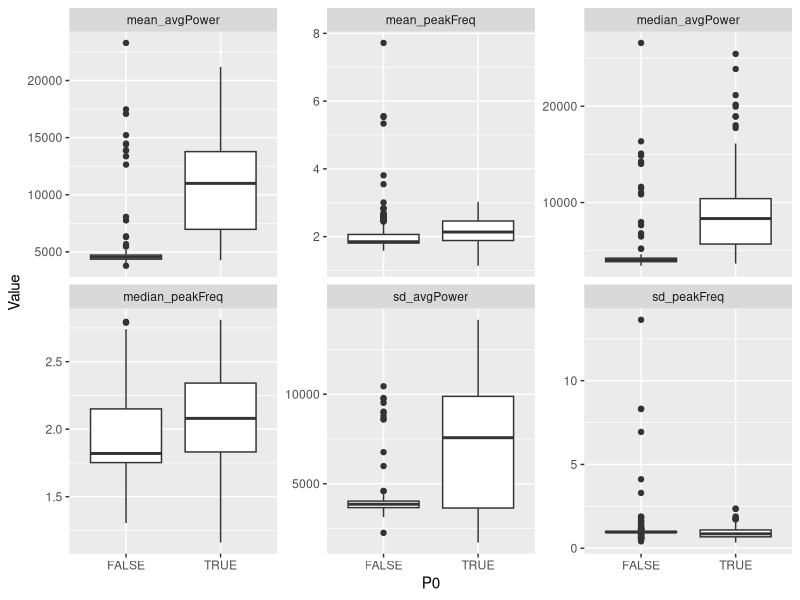
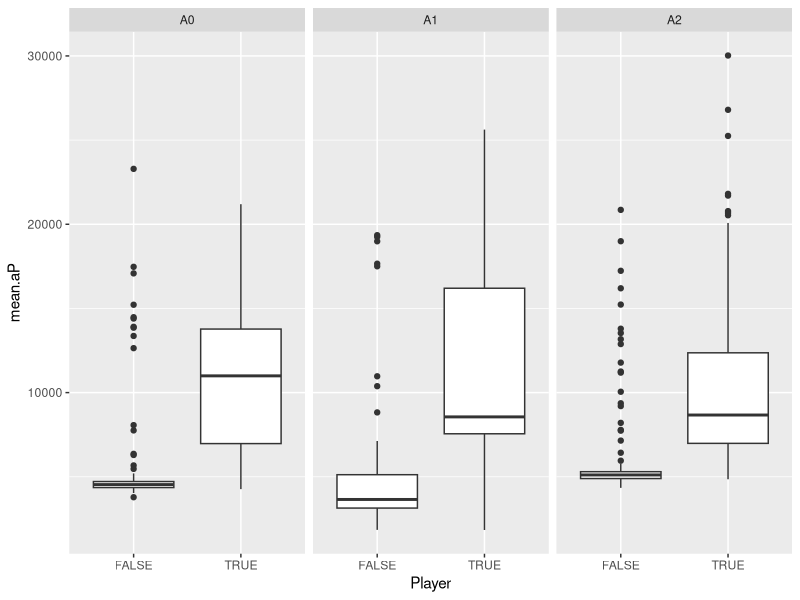
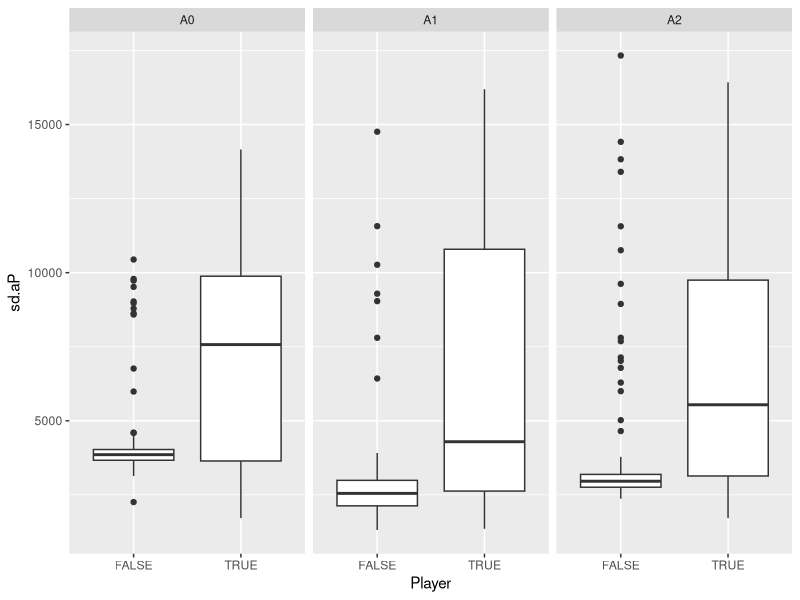
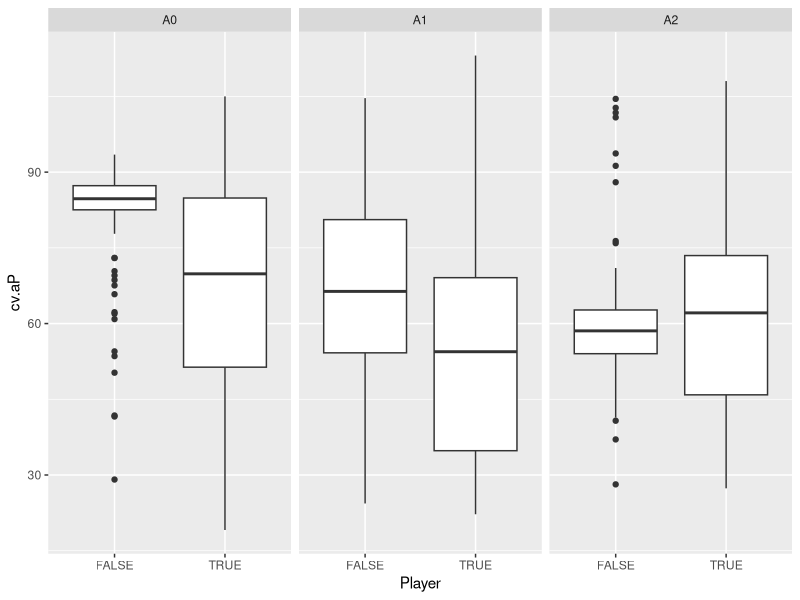
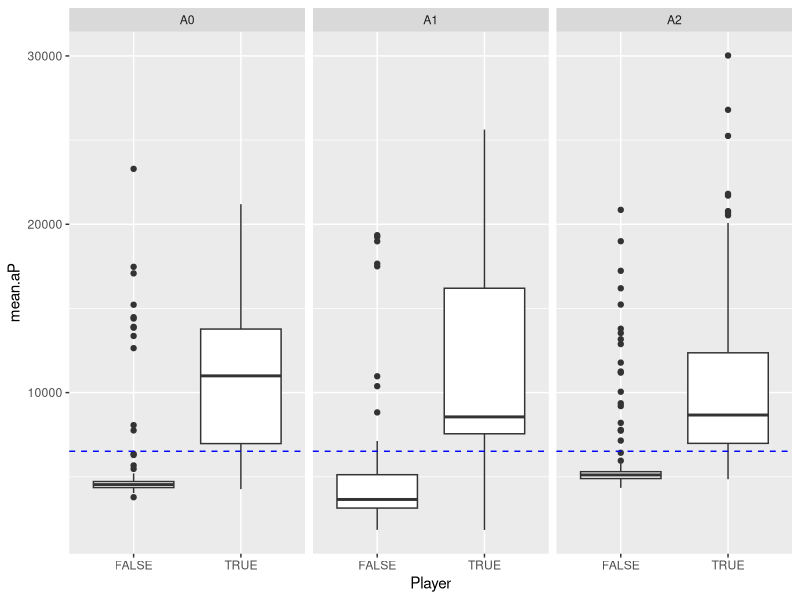
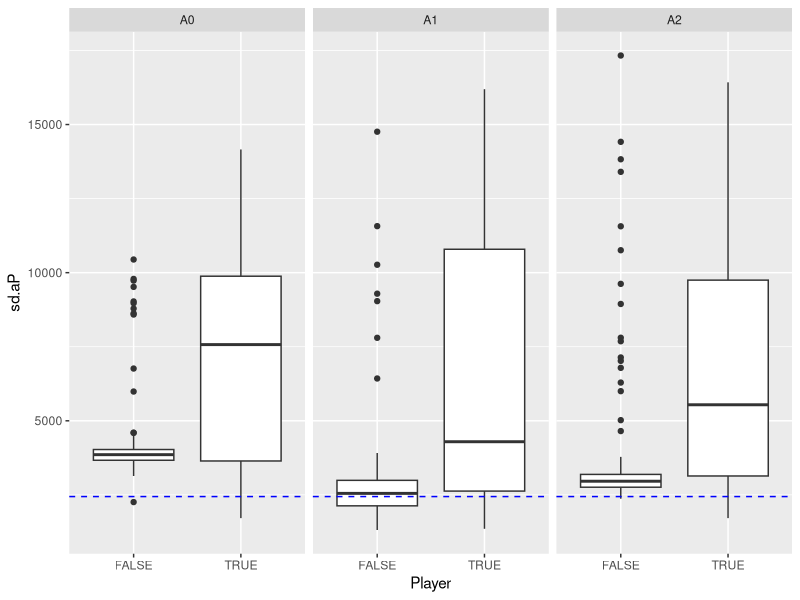
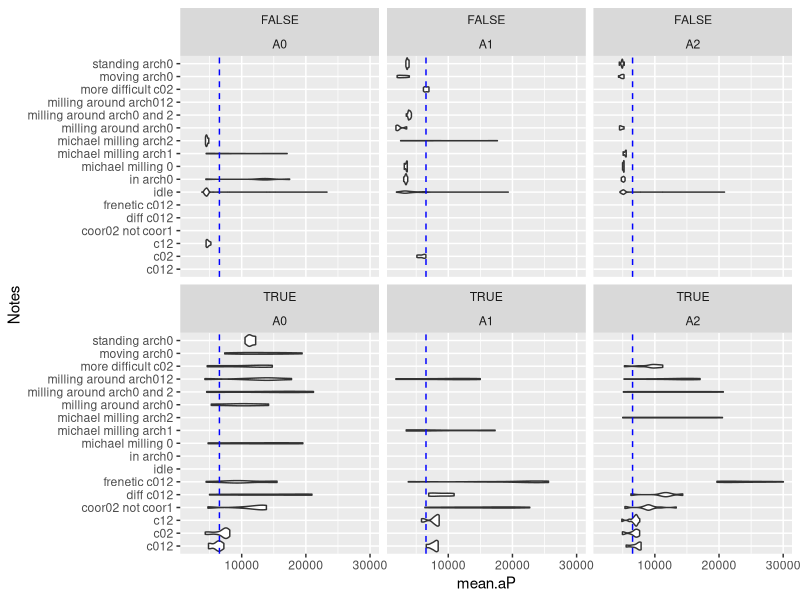
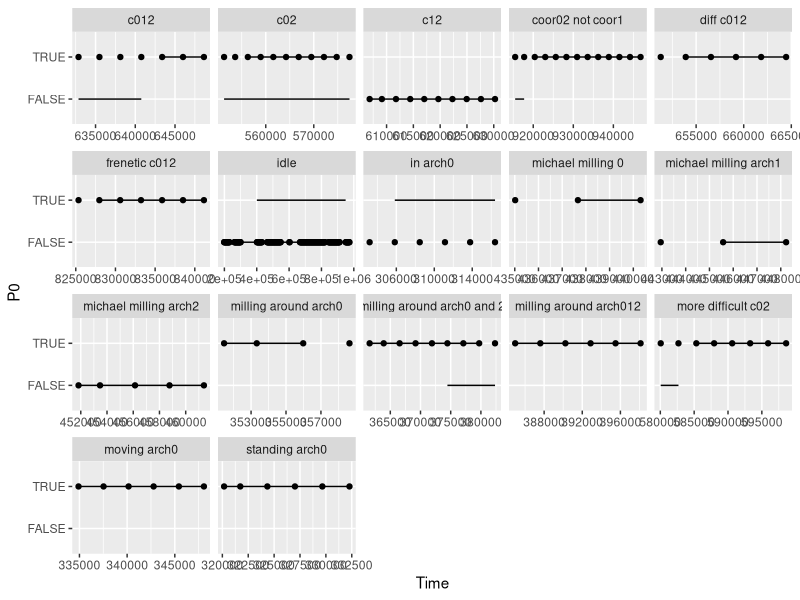

Reproduce these figures in R, in order. (Note: this script raises an error after producing the figures.)
### libraries
require(tidyverse) 
require(magrittr)
require(ggthemes)
require(skimr)
require(ROCR)

### numbers
nArch = 3
nFreq = 16

### load data
d.o = read_csv('data_23Jun18.csv',
	col_names = c(
		"Notes","Time","Arch","Sensor",
		"peakFreq","avgPower",
		sprintf("power_%s",1:nFreq)
	))

d = d.o %>% 
	gather(Bin, Power, starts_with("power")) %>%
	separate(Bin, c("drop","Bin")) %>%
	select(- drop) %>%
	mutate(
		Bin = as.integer(Bin),
		Arch = factor(Arch, levels=c(0,1,2), labels=c("A0","A1","A2")),
		Sensor = factor(Sensor, levels=0:5, labels=sprintf("S%d",0:5))
	) %>%
	nest(-Notes, .key="fulldata") %>%
	mutate(
		reddata = map(fulldata, function(df) { select(df, -Bin, -Power) %>% distinct } )
	) %T>% print

### export Notes and manually mark up
Truth = d %>%
	select(Notes) %>%
	distinct %>%
	mutate(
		# drop these data?
		drop = F, 
		# are there humans in the arches?
		P0 = F, P1 = F, P2 = F,
		# are the humans coordinated?
		C01 = F, C12 = F, C20 = F
	) %T>% print %>%
	write_csv("truth_table_23Jun18.csv")

### must hand-edit

Truth = read_csv("truth_table_23Jun18 - edited.csv") %>%
	filter( !drop ) %>% # jettison unwanted data now.
	select( - drop ) %>% 
	nest( - Notes, .key="truth") %T>% print
	
dat = Truth %>% left_join(d)

### data load complete


### can I get P0-2 with avgPower?
avgP = dat %>% 
	unnest(truth) %>%
	unnest(reddata ) %T>% print

fit.aP.0 = glm(P0~avgPower+0, family="binomial", data=filter(avgP, Arch=="A0")) 
summary(fit.aP.0)
fit.aP.S.0 = glm(P0~Sensor*avgPower+0, family="binomial", data=filter(avgP, Arch=="A0")) 
summary(fit.aP.S.0)

avgP.r = avgP %>%
	group_by_if( is.logical ) %>%
	group_by( Notes, Time, Arch, add=T ) %>%
	summarise( 
		mean_peakFreq = mean(peakFreq),
		median_peakFreq = median(peakFreq),
		sd_peakFreq = sd(peakFreq),
		mean_avgPower = mean(avgPower),
		median_avgPower = median(avgPower),
		sd_avgPower = sd(avgPower)
	) %>% 
	ungroup %T>% print

avgP.r.A0 = filter(avgP.r, Arch=="A0") %>%
	gather(End, Value, contains("peakFreq"), contains("avgPower"))
ggplot(avgP.r.A0) +
	aes(x=P0, y=Value) +
	geom_boxplot() +
	facet_wrap(~End, scales="free_y")

# peakFreq is of no value.

avgP.r = avgP %>%
	select( - peakFreq ) %>%
	nest( Sensor, avgPower ) %>%
	mutate( 
		mean.aP = map_dbl(data, function(df) { mean(df$avgPower) } ),
		sd.aP = map_dbl(data, function(df) { sd(df$avgPower) } ),
		cv.aP = sd.aP/mean.aP*100
	) %>%
	select( - data ) %>%
	nest( P0, P1, P2, C01, C12, C20 ) %>%
	mutate(
		Player = map2_lgl(Arch, data, function(a, df) {
			if( a=="A0" ) return( df$P0[1] )
			if( a=="A1" ) return( df$P1[1] )
			if( a=="A2" ) return( df$P2[1] )
		} )
	) %>%
	select( - data ) 
	
ggplot(avgP.r) +
	aes(x=Player, y=mean.aP ) +
	geom_boxplot() +
	facet_wrap(~Arch)
ggplot(avgP.r) +
	aes(x=Player, y=sd.aP ) +
	geom_boxplot() +
	facet_wrap(~Arch)
ggplot(avgP.r) +
	aes(x=Player, y=cv.aP ) +
	geom_boxplot() +
	facet_wrap(~Arch)
	
classify = function(par, data) {
#	browser()
	par=as.list(par)
	glm(Player~factor(mean.aP>par$mean.th)+factor(sd.aP>par$sd.th)+0, family="binomial", data=data) %>%
	AIC
}
classify(list(mean.th=7000,sd.th=5000),filter(avgP.r, Arch=="A0"))
A0.th = optim(par=list(mean.th=7000, sd.th=5000), classify, data=filter(avgP.r, Arch=="A0")) %T>% print
A1.th = optim(par=list(mean.th=7000, sd.th=5000), classify, data=filter(avgP.r, Arch=="A1")) %T>% print
A2.th = optim(par=list(mean.th=6000, sd.th=3000), classify, data=filter(avgP.r, Arch=="A2")) %T>% print
all.th = optim(par=list(mean.th=6000, sd.th=3000), classify, data=avgP.r) %T>% print

A0.th$par
A1.th$par
A2.th$par
all.th$par
# mean.th    sd.th 
# 6515.625 2442.188 

ggplot(avgP.r) +
	aes(x=Player, y=mean.aP ) +
	geom_boxplot() +
	facet_wrap(~Arch) +
	geom_hline(yintercept=as.list(all.th$par)$mean.th, color="blue", linetype="dashed")

ggplot(avgP.r) +
	aes(x=Player, y=sd.aP ) +
	geom_boxplot() +
	facet_wrap(~Arch) +
	geom_hline(yintercept=as.list(all.th$par)$sd.th, color="blue", linetype="dashed")

# sd doesn't add anything.
classify = function(th, data) {
	glm(Player~factor(mean.aP>th)+0, family="binomial", data=data) %>%
	AIC
}
all.th = optimize(classify, range(avgP.r$mean.aP), data=avgP.r)

mean.th = all.th$minimum
print(mean.th)
# 6528.066
mean.th = 6528.066

ggplot(avgP.r) +
	aes(x=Notes, y=mean.aP) +
#	scale_y_log10() +
	geom_violin() +
	facet_wrap(~Player+Arch) +
	geom_hline(yintercept=mean.th, color="blue", linetype="dashed") +
	coord_flip()
	
# implement the algorithm
isPlayer = function(avgPower) {
	mean(avgPower) > mean.th
}

check.isPlayer = dat %>%
	select( - fulldata ) %>% 
	mutate(
		pred = map(reddata, function(df) {
			df %>%
				group_by(Time, Arch) %>%
				summarise( is.Player = isPlayer(avgPower) ) %>%
				spread(Arch, is.Player)
		})
	) %>%
	unnest( truth ) %>%
	unnest( pred ) %T>% print
qplot(Time, P0, data=check.isPlayer, geom="point") +
	geom_line(aes(y=A0)) +
	facet_wrap(~Notes, scales="free_x")
qplot(Time, P1, data=check.isPlayer, geom="point") +
	geom_line(aes(y=A1)) +
	facet_wrap(~Notes, scales="free_x")
qplot(Time, P2, data=check.isPlayer, geom="point") +
	geom_line(aes(y=A2)) +
	facet_wrap(~Notes, scales="free_x")

### coordination
	
### need to take care to construct a training set where arches that
# don't have players in them are filtered out.  avgPower algorithm would 
# filter those out.

keep = dat %>% 
	unnest(truth) %>%
	filter( (P0&P1) | (P1&P2) | (P2&P0) )  # toss cases where we don't have 2+ 

keep %>% print

						m = df %>%
							select(Arch, Sensor, avgPower) %>%
							distinct %$% 
							matrix(avgPower, ncol=3)					 
				
						m = df %>%
							select(Arch, Sensor, peakFreq) %>%
							distinct %$% 
							matrix(peakFreq, ncol=3)

						m = df %>%
							group_by(Arch, Bin) %>%
							summarise( Power=mean(Power) ) %$%
							matrix(Power, ncol=3)

						data.frame(
							pC01=-9,
							pC12=-9,
							pC20=-9
						) %>% return
							
						data.frame(
							pC01=cor(m[,1],m[,2]),
							pC12=cor(m[,2],m[,3]),
							pC20=cor(m[,3],m[,1])
						) %>% return
						
						df %>%
							select( - peakFreq, - avgPower ) %>%
							nest( - Bin ) %>%
							mutate( 
								corr = map(data, function(df) {
									m = df %$% matrix(Power, ncol=3)
									data.frame(
										pC01=cor(m[,1],m[,2]),
										pC12=cor(m[,2],m[,3]),
										pC20=cor(m[,3],m[,1])
									)
								})
							) %>%
							unnest( corr ) %>%
							summarise(
								pC01 = diff(range(pC01))-1,
								pC12 = diff(range(pC12))-1,
								pC20 = diff(range(pC20))-1
							)

						# this is strangely good:
						m = df %>%
							group_by(Arch, Sensor) %>%
							summarise( Power=mean(Power) ) %$%
							matrix(Power, ncol=3)
	
						m = df %>%
							group_by(Arch, Sensor) %>%
							summarise( Power=max(Power) ) %$%
							matrix(Power, ncol=3)
						data.frame(
							pC01=cor(m[,1],m[,2]),
							pC12=cor(m[,2],m[,3]),
							pC20=cor(m[,3],m[,1])
						) %>% return							

						df %>%
							select( - peakFreq, - avgPower ) %>%
							nest( - Bin ) %>%
							mutate( 
								corr = map(data, function(df) {
									m = df %$% matrix(Power, ncol=3)
									data.frame(
										pC01=cor(m[,1],m[,2]),
										pC12=cor(m[,2],m[,3]),
										pC20=cor(m[,3],m[,1])
									)
								})
							) %>%
							unnest( corr ) %>%
							summarise(
#								pC01 = diff(range(pC01))-1,
#								pC12 = diff(range(pC12))-1,
#								pC20 = diff(range(pC20))-1
#								pC01 = max(pC01),
#								pC12 = max(pC12),
#								pC20 = max(pC20)
#								pC01 = mean(pC01),
#								pC12 = mean(pC12),
#								pC20 = mean(pC20)
								pC01 = max(pC01^2),
								pC12 = max(pC12^2),
								pC20 = max(pC20^2)
							)						
	
						# this is the best so far.
						m = df %>%
							select( - peakFreq, - avgPower ) %>% 
							spread(Arch, Power)
		
						data.frame(
							pC01=cor(m$A0, m$A1),
							pC12=cor(m$A1, m$A2),
							pC20=cor(m$A2, m$A0)
						) %>% return							

	
rm(coord)
coord = keep %>%
	mutate(
		pwr = map(fulldata, function(df) {
#			browser()
			df %>%
				nest( - Time ) %>%
				mutate( 
					correl = map(data, function(df) {
#						browser()

						# this is the best so far.
						m = df %>% 
							group_by(Arch, Bin) %>% 
							summarise(Power=mean(Power)) %>% 
							spread(Arch, Power) #%>%
						#	slice(2:n()) # drop bin 1?
						
						foo = cov.wt(m%>%select(-Bin), wt=m$Bin, cor=T)
						
						return( data.frame(
							pC01=foo$cor[1,2],
							pC12=foo$cor[2,3],
							pC20=foo$cor[1,3]
						))
						
						m %>% summarise(
							pC01=which.max(A0)-which.max(A1),
							pC12=which.max(A1)-which.max(A2),
							pC20=which.max(A2)-which.max(A0)
						) %>% return
						
					})
				) %>%
				unnest( correl, .drop=T )
		})
	) 	
pwr = coord %>% 
	unnest(pwr, .drop=T) %>%
	mutate(
		# again, we can ignore cases where we don't have a player
		pC01 = ifelse(P0&P1, pC01, NA),
		pC12 = ifelse(P1&P2, pC12, NA),
		pC20 = ifelse(P2&P0, pC20, NA)
	) %T>% print
qplot(Time, pC01, color=C01, data=pwr, geom="line") +
	scale_color_colorblind() + geom_point() +
	facet_wrap(~Notes, scales="free_x") 
last_plot() + aes(y=pC12, color=C12)
last_plot() + aes(y=pC20, color=C20)
	
qplot(Time, as.numeric(C01), data=pwr, geom="point") +
	geom_line(aes(y=pC01)) +
	facet_wrap(~Notes, scales="free_x") +
	coord_cartesian(ylim=c(-1,1))
qplot(Time, as.numeric(C12), data=pwr, geom="point") +
	geom_line(aes(y=pC12)) +
	facet_wrap(~Notes, scales="free_x") +
	coord_cartesian(ylim=c(-1,1))
qplot(Time, as.numeric(C20), data=pwr, geom="point") +
	geom_line(aes(y=pC20)) +
	facet_wrap(~Notes, scales="free_x") +
	coord_cartesian(ylim=c(-1,1))

	

	ggplot(res) +
	aes(x=Notes, y=Power^2) +
#	scale_y_log10() +
	geom_violin() +
	facet_wrap(~Truth+Coord) +
	geom_hline(yintercept=0.75, color="blue", linetype="dashed") +
	coord_flip()

tr.k = keep %>% left_join(tr) %T>% print
res.k = left_join(tr.k, pwr)

last_plot() %+% res.k

qplot(Time, as.numeric(Truth), color=Coord, data=res.k, geom="point") +
	geom_line(aes(y=Power)) +
	facet_wrap(~Notes, scales="free_x") +
	scale_color_colorblind()

# nope, no good.

### try another approach?
cor.dat = dat %>% unnest(truth) %>%
	filter( (P0&P1) | (P1&P2) | (P2&P0) ) %>% # toss cases where we don't have 2+ players
	unnest( fulldata ) %T>% print
cor.red.dat = cor.dat %>%
	select( - Bin, - Power ) %>%
	distinct %T>% print
tree(C01~Arch+Sensor+peakFreq+avgPower, data=filter(cor.red.dat, P0, P1, Arch=="A0"|Arch=="A1"))

# suggests that peakFreq might be a useful classifier?

coord = cor.red.dat %>%
	nest( Arch, Sensor, peakFreq, avgPower ) %>%
	mutate(
		pf = map(data, function(df) {
			m = with(df, matrix(peakFreq, ncol=3))

			data.frame(
				C01=cor(m[,1],m[,2]),
				C12=cor(m[,2],m[,3]),
				C20=cor(m[,3],m[,1])
			)
		}),
		ap = map(data, function(df) {
			m = with(df, matrix(avgPower, ncol=3))

			data.frame(
				C01=cor(m[,1],m[,2]),
				C12=cor(m[,2],m[,3]),
				C20=cor(m[,3],m[,1])
			)
		}),		
	) %>%
	unnest(pf, ap, .sep="_", .drop=T) %T>% print

glm(C01~pf_C01+ap_C01+0, data=filter(coord, P1&P0), family="binomial")
qplot(C01, ap_C01, fill=Notes, data=filter(coord, P0&P1), geom="boxplot") + scale_fill_colorblind() + coord_cartesian(y=c(-1,1)) + geom_hline(yintercept=0)
qplot(C12, ap_C12, fill=Notes, data=filter(coord, P1&P2), geom="boxplot") + scale_fill_colorblind() + coord_cartesian(y=c(-1,1)) + geom_hline(yintercept=0)
qplot(C20, ap_C20, fill=Notes, data=filter(coord, P2&P0), geom="boxplot") + scale_fill_colorblind() + coord_cartesian(y=c(-1,1)) + geom_hline(yintercept=0)

qplot(C01, pf_C01, fill=Notes, data=filter(coord, P0&P1), geom="boxplot") + scale_fill_colorblind() + coord_cartesian(y=c(-1,1)) + geom_hline(yintercept=0)
qplot(C12, pf_C12, fill=Notes, data=filter(coord, P1&P2), geom="boxplot") + scale_fill_colorblind() + coord_cartesian(y=c(-1,1)) + geom_hline(yintercept=0)
qplot(C20, pf_C20, fill=Notes, data=filter(coord, P2&P0), geom="boxplot") + scale_fill_colorblind() + coord_cartesian(y=c(-1,1)) + geom_hline(yintercept=0)



qplot(C01, pf_C01, fill=Notes, data=filter(coord, P1&P0), geom="boxplot") + scale_fill_colorblind()
	
# Hmm, this can't possibly work, because we're correlating across _sensors_,
# so that's looking for the same _gesture_, which is not what we want.
	
	
	
	
	
foo = d %>% filter(between(Time, 63746, 80075)) %>% sample_n(1) %$% fulldata[[1]]

### try working with peakFreq
dpf = d %>%
	mutate(
		corr = map(reddata, function(df) {
			m = matrix(df$peakFreq, ncol=3) 
			data.frame(
				C01=cor(m[,1],m[,2]),
				C12=cor(m[,2],m[,3]),
				C20=cor(m[,3],m[,1])
			)
		})
	) %>%
	unnest(corr, .drop=T) %T>% print
	
dpf %>%
	gather(Which, Corr, starts_with("C")) %>%
	ggplot() +
	aes(x=Which, y=Corr) +
	geom_boxplot() +
	facet_wrap(~Notes) +
	coord_cartesian(ylim=c(-1,1))
	
dpf %>%
	gather(Which, Corr, starts_with("C")) %>%
	ggplot() +
	aes(x=Time, color=Which, y=Corr) +
	geom_line() +
	geom_point() +
	facet_wrap(~Notes, scales="free_x") +
	coord_cartesian(ylim=c(-1,1)) +
	scale_color_colorblind()
	
exp_smooth = function(x, alpha=0.1) {
        # Performs exponential smoothing by taking a weighted average of the
        # current and previous data points
        #
        # x     : numeric vector
        # alpha : number between 0 and 1, weight assigned to current data value
        #
        # Returns a numeric vector of the same length as x and values as the 
        #       weighted averages of the (current, previous) consecutive pairs
        s = numeric(length(x) + 1) # make s 1 cell longer than x
        for (i in seq_along(s)) {
                if (i == 1) { # set the initial value of s the same as that of x
                        s[i] = x[i]
                } else {
                        # weight current value with alpha and previous value 
                        # with 1-alpha, and sum
                        s[i] = alpha * x[i - 1] + (1 - alpha) * s[i - 1]
                }
        }
        s[-1] # drop the 1st element in s because it's extra
}

exp_smooth(foo)
	
dpf %>%
	gather(Which, Corr, starts_with("C")) %>%
	group_by(Which) %>%
	mutate(sCorr = exp_smooth(Corr, alpha=0.1)) %>%
	ggplot() +
	aes(x=Which) +
	geom_boxplot(aes(y=Corr, fill="Raw")) +
	geom_boxplot(aes(y=sCorr, fill="Smoothed")) +
	facet_wrap(~Notes) +
	coord_cartesian(ylim=c(-1,1))
	
dpf %>%
	gather(Which, Corr, starts_with("C")) %>%
	group_by(Which) %>%
	mutate(sCorr = exp_smooth(Corr, alpha=0.5)) %>%
	ggplot() +
	aes(x=Time, color=Which) +
	geom_line(aes(y=sCorr)) +
	geom_point(aes(y=Corr)) +
	facet_wrap(~Notes, scales="free_x") +
	coord_cartesian(ylim=c(-1,1)) +
	scale_color_colorblind()
	

d %>% group_by(Notes) %>% skim(Time)	
foo = d %>% filter(between(Time, 63746, 80075)) %>% slice(4) %$% fulldata[[1]]
foo %<>%
	mutate(
		Freq = (as.numeric(Bin)+0)*(1000/10)/2^7
	)
foo %>% 
	ggplot() + aes(x=Freq, y=Power) + geom_point() +
	facet_grid(Arch~Sensor) +
	facet_wrap(~Arch)

foo %>% 
	group_by(Arch, Freq) %>% 
	summarise(Power=sum(Power)) %>%
	ggplot() + aes(x=Freq, y=Power) + geom_point() +
	scale_y_log10() +
	facet_wrap(~Arch)

### how about summing up sensor frequency?
dpwr = d %>% 
	mutate(
		corr = map(fulldata, function(df) {
			m = df %>%
				group_by(Arch, Bin) %>%
				summarise(Power=log(sum(Power))) %$%
				matrix(Power, ncol=3)
				
			data.frame(
				C01=cor(m[,1],m[,2]),
				C12=cor(m[,2],m[,3]),
				C20=cor(m[,3],m[,1])
			)
		})
	) %>%
	unnest(corr, .drop=T) %T>% print
	
dpwr %>%
	gather(Which, Corr, starts_with("C")) %>%
	group_by(Which) %>%
	mutate(sCorr = exp_smooth(Corr, alpha=0.1)) %>%
	ggplot() +
	aes(x=Which) +
	geom_boxplot(aes(y=Corr, fill="Raw")) +
	geom_boxplot(aes(y=sCorr, fill="Smoothed")) +
	facet_wrap(~Notes) +
	coord_cartesian(ylim=c(0,1)) +
	scale_fill_colorblind()
	
dpwr %>%
	gather(Which, Corr, starts_with("C")) %>%
	group_by(Which) %>%
	mutate(sCorr = exp_smooth(Corr, alpha=0.5)) %>%
	ggplot() +
	aes(x=Time, color=Which) +
	geom_line(aes(y=sCorr)) +
	geom_point(aes(y=Corr)) +
	facet_wrap(~Notes, scales="free_x") +
	coord_cartesian(ylim=c(0,1)) +
	scale_color_colorblind()

	
### ok, reasonable.  
# define what the "correct"/true classification is
correct = d %>% select(Notes) %>% distinct %>%
	mutate(
		C01=c(F,F,F,F,T,T),
		C12=c(F,F,T,F,F,T),
		C20=c(F,F,F,T,F,T)
	) %T>% print
dummy = tibble(C01=F, C12=F, C20=F)
drop.first.last=3
r = d %>%
	group_by(Notes) %>%
	mutate(
		good=between(1:n(),drop.first.last,n()-drop.first.last),
		good=ifelse(Notes=="idle", T, good)
	) %>%
	ungroup %>%
	left_join(nest(correct, -Notes, .key="truth")) %>%
	mutate( truth=ifelse(good, truth, list(dummy)) ) %T>% print
	
# run the two algorithms
r %<>%
	mutate(
		pwr = map(fulldata, function(df) {
			m = df %>%
				group_by(Arch, Bin) %>%
				summarise(Power=log(sum(Power))) %$%
				matrix(Power, ncol=3)
				
			data.frame(
				C01=cor(m[,1],m[,2]),
				C12=cor(m[,2],m[,3]),
				C20=cor(m[,3],m[,1])
			)
		}),
		pwr2 = map(fulldata, function(df) {
			m = df %>%
				group_by(Arch, Bin) %>%
				summarise(Power=sum(Power)) %$%
				matrix(Power, ncol=3)
				
			data.frame(
				C01=cor(m[,1],m[,2]),
				C12=cor(m[,2],m[,3]),
				C20=cor(m[,3],m[,1])
			)
		}),
		pfreq = map(reddata, function(df) {
			m = matrix(df$peakFreq, ncol=3) 
			data.frame(
				C01=cor(m[,1],m[,2]),
				C12=cor(m[,2],m[,3]),
				C20=cor(m[,3],m[,1])
			)
		})
	) 	
tr = r %>% unnest(truth, .drop=T) %>% gather(Coord, Truth, 4:6) 
pwr = r %>% unnest(pwr, .drop=T) %>% gather(Coord, Power, 4:6) 
pwr2 = r %>% unnest(pwr2, .drop=T) %>% gather(Coord, Power2, 4:6) 
freq = r %>% unnest(pfreq, .drop=T) %>% gather(Coord, Freq, 4:6) 
res = left_join(tr, pwr) %>% left_join(freq) %>% left_join(pwr2)

fit.pwr=glm(Truth~Power+Coord+0, family="binomial", data=res)
fit.pwr2=glm(Truth~Power2+Coord+0, family="binomial", data=res)
fit.freq=glm(Truth~Freq+Coord+0, family="binomial", data=res)
AIC(fit.pwr, fit.freq, fit.pwr2)
summary(fit.pwr)

res %<>% mutate(Pred = predict(fit.pwr,type="response"))
performance(prediction(res$Pred, res$Truth), "sens", "spec") %>% plot

ggplot(res) +
	aes(x=Truth, y=Pred, fill=Coord, alpha=good) +
	geom_boxplot() +
	facet_wrap(~Notes) +
	scale_fill_colorblind()
	
### see: https://en.wikipedia.org/wiki/Pearson_correlation_coefficient#Mathematical_properties

# This formula suggests a convenient single-pass algorithm for calculating sample correlations, but, depending on the numbers involved, it can sometimes be numerically unstable.
	
	

	

	
